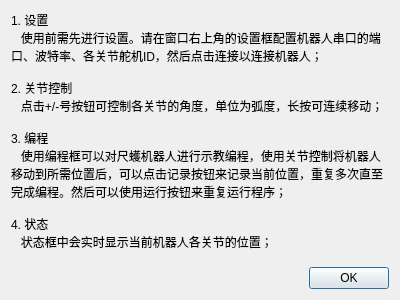
<?xml version="1.0" encoding="UTF-8"?>
<ui version="4.0">
 <class>inchworm_like_help_dialog</class>
 <widget class="QDialog" name="inchworm_like_help_dialog">
  <property name="geometry">
   <rect>
    <x>0</x>
    <y>0</y>
    <width>400</width>
    <height>300</height>
   </rect>
  </property>
  <property name="windowTitle">
   <string>帮助</string>
  </property>
  <layout class="QVBoxLayout" name="verticalLayout">
   <item>
    <widget class="QLabel" name="label">
     <property name="text">
      <string>1. 设置
   使用前需先进行设置。请在窗口右上角的设置框配置机器人串口的端口、波特率、各关节舵机ID，然后点击连接以连接机器人；

2. 关节控制
   点击+/-号按钮可控制各关节的角度，单位为弧度，长按可连续移动；

3. 编程
   使用编程框可以对尺蠖机器人进行示教编程，使用关节控制将机器人移动到所需位置后，可以点击记录按钮来记录当前位置，重复多次直至完成编程。然后可以使用运行按钮来重复运行程序；
   
4. 状态
   状态框中会实时显示当前机器人各关节的位置；
</string>
     </property>
     <property name="alignment">
      <set>Qt::AlignLeading|Qt::AlignLeft|Qt::AlignTop</set>
     </property>
     <property name="wordWrap">
      <bool>true</bool>
     </property>
    </widget>
   </item>
   <item>
    <widget class="QDialogButtonBox" name="buttonBox">
     <property name="autoFillBackground">
      <bool>false</bool>
     </property>
     <property name="orientation">
      <enum>Qt::Horizontal</enum>
     </property>
     <property name="standardButtons">
      <set>QDialogButtonBox::Ok</set>
     </property>
    </widget>
   </item>
  </layout>
 </widget>
 <resources/>
 <connections>
  <connection>
   <sender>buttonBox</sender>
   <signal>accepted()</signal>
   <receiver>inchworm_like_help_dialog</receiver>
   <slot>accept()</slot>
   <hints>
    <hint type="sourcelabel">
     <x>248</x>
     <y>254</y>
    </hint>
    <hint type="destinationlabel">
     <x>157</x>
     <y>274</y>
    </hint>
   </hints>
  </connection>
  <connection>
   <sender>buttonBox</sender>
   <signal>rejected()</signal>
   <receiver>inchworm_like_help_dialog</receiver>
   <slot>reject()</slot>
   <hints>
    <hint type="sourcelabel">
     <x>316</x>
     <y>260</y>
    </hint>
    <hint type="destinationlabel">
     <x>286</x>
     <y>274</y>
    </hint>
   </hints>
  </connection>
 </connections>
</ui>
